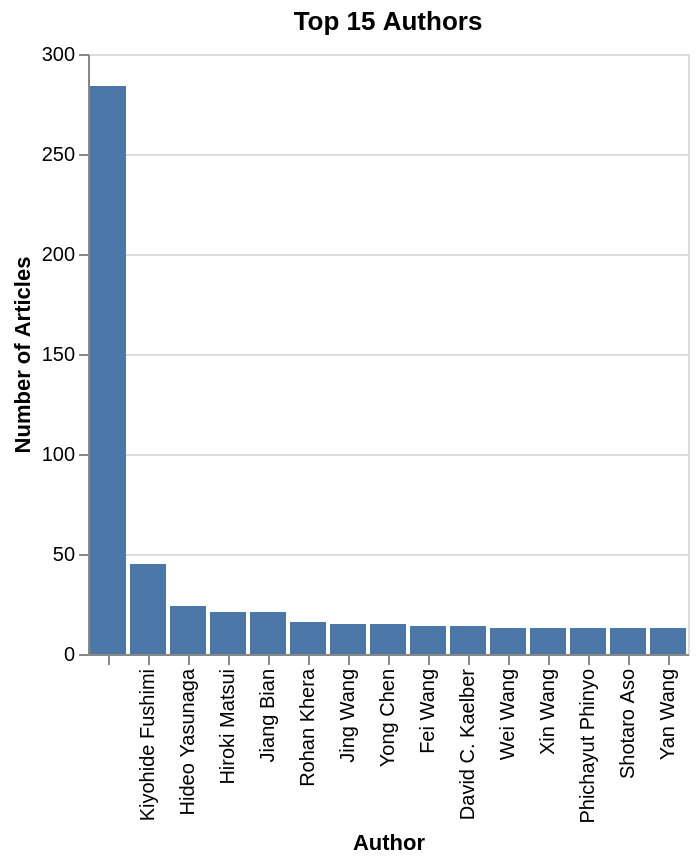

Notebook source saved alongside this figure:
### Code cell
(
    alt.Chart(top_authors)
    .mark_bar()
    .encode(
        x=alt.X(
            "author_full_name:O",
            title="Author",
            sort=alt.SortField("count", order="descending"),
        ),
        y=alt.Y("count:Q", title="Number of Articles"),
    )
    .properties(title="Top 15 Authors")
)

### Figure 1 — Vega-Lite specification as saved in the notebook (floating-point values rounded to 4 significant figures)
{"config": {"view": {"continuousWidth": 300, "continuousHeight": 300}}, "data": {"name": "data-394f3028de0b81432ba96892570a3615"}, "mark": {"type": "bar"}, "encoding": {"x": {"field": "author_full_name", "sort": {"field": "count", "order": "descending"}, "title": "Author", "type": "ordinal"}, "y": {"field": "count", "title": "Number of Articles", "type": "quantitative"}}, "title": "Top 15 Authors", "$schema": "https://vega.github.io/schema/vega-lite/v6.1.0.json", "datasets": {"data-394f3028de0b81432ba96892570a3615": [{"author_full_name": " ", "count": 284}, {"author_full_name": "Kiyohide Fushimi", "count": 45}, {"author_full_name": "Hideo Yasunaga", "count": 24}, {"author_full_name": "Hiroki Matsui", "count": 21}, {"author_full_name": "Jiang Bian", "count": 21}, {"author_full_name": "Rohan Khera", "count": 16}, {"author_full_name": "Jing Wang", "count": 15}, {"author_full_name": "Yong Chen", "count": 15}, {"author_full_name": "Fei Wang", "count": 14}, {"author_full_name": "David C. Kaelber", "count": 14}, {"author_full_name": "Wei Wang", "count": 13}, {"author_full_name": "Xin Wang", "count": 13}, {"author_full_name": "Phichayut Phinyo", "count": 13}, {"author_full_name": "Shotaro Aso", "count": 13}, {"author_full_name": "Yan Wang", "count": 13}]}}
